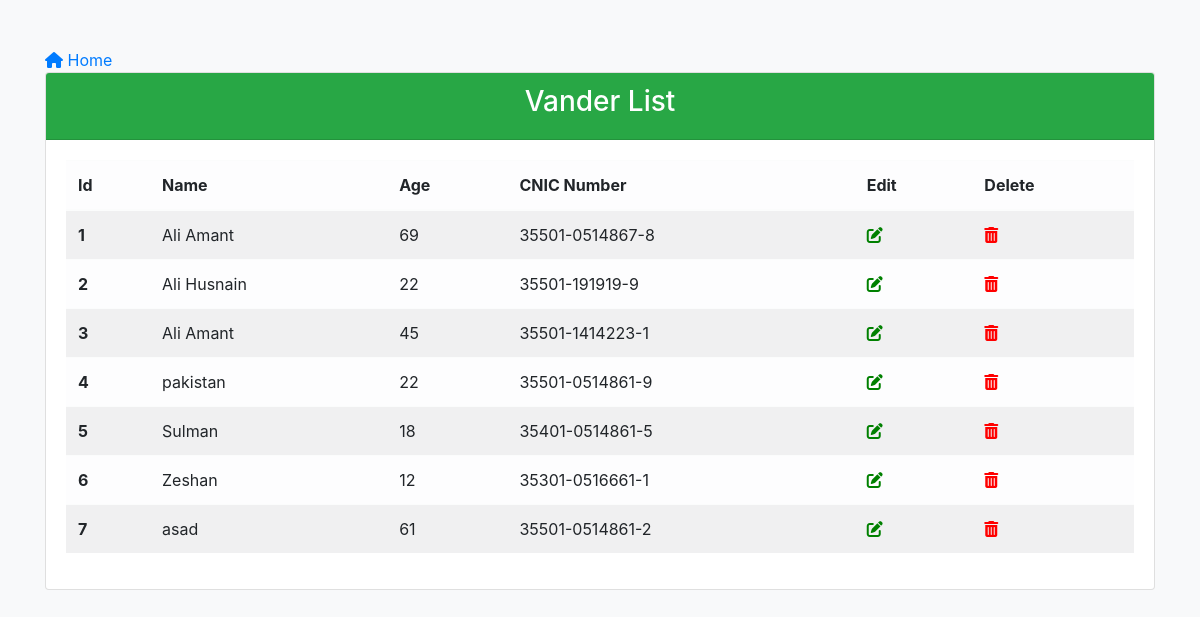
The page /view.php on the database its author committed.
### tables this page shows
CREATE TABLE `users` (
  `id` int(11) NOT NULL,
  `name` varchar(225) NOT NULL,
  `age` varchar(255) NOT NULL,
  `cnic` varchar(255) NOT NULL
);

### view.php (the view, shortened to what this page needs)
<?php
require_once("db.php");
?>
<!doctype html>
<html lang="en">
  <head>
    <link rel="stylesheet" href="https://stackpath.bootstrapcdn.com/bootstrap/4.3.1/css/bootstrap.min.css">
   <link rel="stylesheet" href="css/style.css" type="text/css" />
  </head>
  <body class="bg-light">
    <div class="container mt-5">
    <a href="index.php"><i class="fas fa-home"></i> Home</a>
        <div class="card w-100 ">
            <div class="card-header bg-success">
                <h3 class="heading text-center">Vander List</h3>
            </div>
            <div class="card-body">
            <table class="table table-striped table-hover  table-light">
                <thead>
                <tr>
                    <th scope="col">Id</th>
                    <th scope="col">Name</th>
                    <th scope="col">Age</th>
                    <th scope="col">CNIC Number</th>
                    <th scope="col">Edit</th>
                    <th scope="col">Delete</th>
                </tr>
                </thead>
                <tbody>
                    <?php
                        $query = "select * from users";
                        $run = mysqli_query($con, $query);
                        if(mysqli_num_rows($run) > 0){
                            $number=1;
                            while($row =  mysqli_fetch_array($run)){
                                $r_id = $row['id'];
                                $r_name = $row['name'];
                                $r_age = $row['age'];
                                $r_cnic = $row['cnic'];
                    ?>
                <tr>
                    <th scope="row"><?php echo $number ; ?></th>
                    <td><?php echo $r_name; ?></td>
                    <td><?php echo $r_age; ?></td>
                    <td><?php echo $r_cnic ; ?></td>
                    <td><a href="edit.php?edit=<?php echo $r_id;?>"><i class="fas fa-edit del"></i></a></td>
                    <td><a href="delete.php?del=<?php echo $r_id;?>"><i class="fas fa-trash-alt edit"></i></a></td>
                </tr>
                <?php
                $number++;
                }
            }else{
                        echo "<center><h3 style='color:red'>No Recoed Found</h3></center>";
                        }
                    ?>
                </tbody>
            </table>
            </div>
        </div>
    </div>
  </body>
</html>

### css/style.css (style rules this page uses)
* { padding: 0px; margin: 0px; justify-content: center; }
.heading { color: white; }
.del { color: green; }
.edit { color: red; }

### rows shown on the page
users: name "Ali Amant", age "69", cnic "35501-0514867-8"
users: name "Ali Husnain", age "22", cnic "35501-191919-9"
users: name "Ali Amant", age "45", cnic "35501-1414223-1"
users: name "pakistan", age "22", cnic "35501-0514861-9"
users: name "Sulman", age "18", cnic "35401-0514861-5"
users: name "Zeshan", age "12", cnic "35301-0516661-1"
users: name "asad", age "61", cnic "35501-0514861-2"
